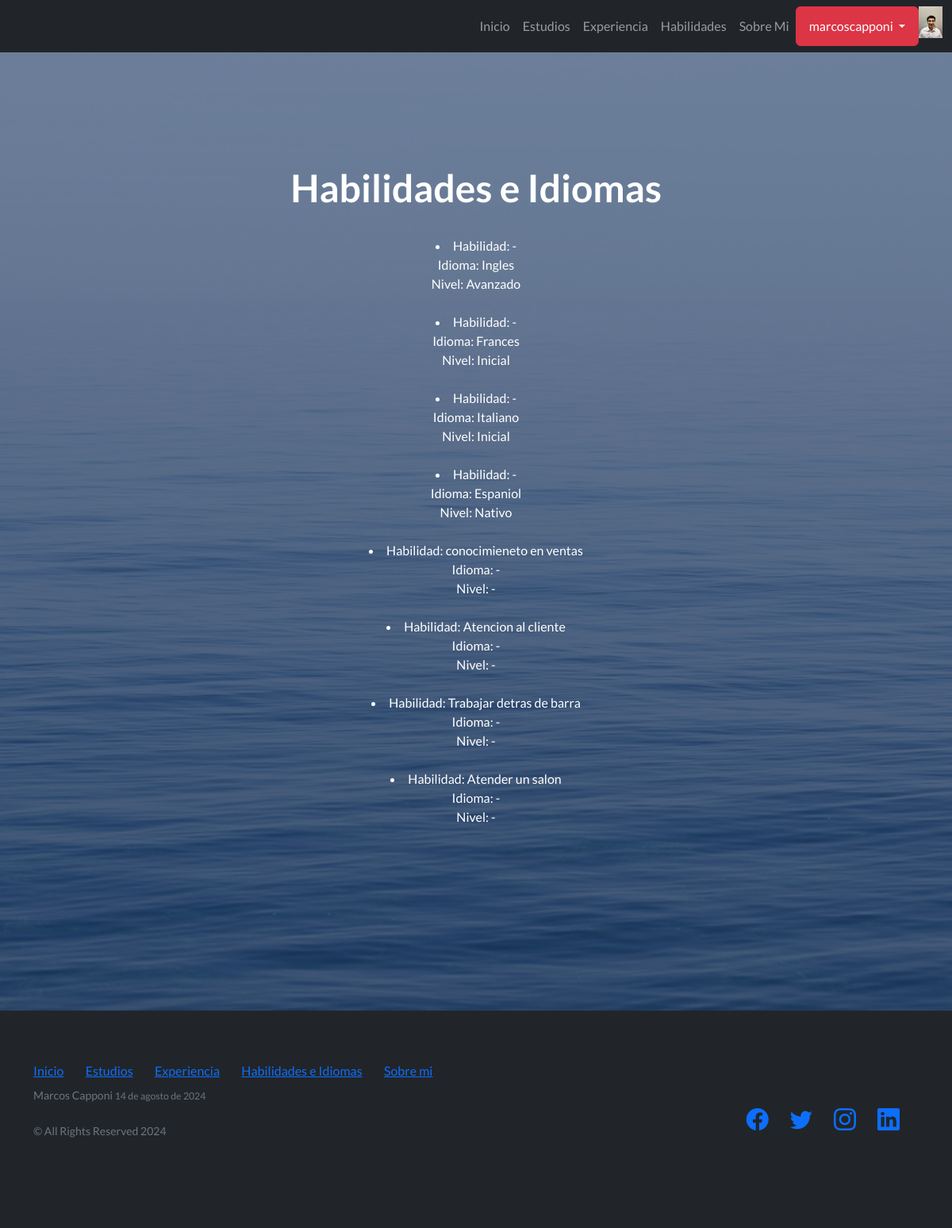
Screenshot of /appfinal/skills (signed in) with the database file from the repository.
### appFinal/models.py (models this page shows, shortened)
class Avatar(models.Model):
    user = models.OneToOneField(User, on_delete=models.CASCADE)
    imagen = models.ImageField(upload_to='avatares', blank=True)

class Habilidades(models.Model):
    habilidad = models.CharField(max_length=50, blank=True)
    idioma = models.CharField(max_length=50, blank=True)
    nivelIdioma = models.CharField(max_length=50, blank=True)

### appFinal/views.py (the view)
# urls.py: path('skills', HabilidadesListView.as_view(), name="skills"),
class HabilidadesListView(ListView):
    model = Habilidades
    context_object_name = "habilidades"
    template_name = "appFinal/habilidades.html"

### appFinal/templates/appFinal/habilidades.html
{% extends "appFinal/base.html" %}
{% load static %}
{% block contenidoQueCambia %}
<h1>Habilidades e Idiomas</h1>
<br>
{% for habilidad in habilidades %}
    <li>
        Habilidad: {{habilidad.habilidad}}<br>
        Idioma: {{habilidad.idioma}}<br>
        Nivel: {{habilidad.nivelIdioma}}
    </li>
    <br>
{% endfor %}
{% endblock contenidoQueCambia %}

### appFinal/templates/appFinal/base.html (shortened to what this page needs)
{% load static %}
<!DOCTYPE html>
<html lang="en">
    <head>
        <link href="https://cdn.jsdelivr.net/npm/bootstrap-icons@1.5.0/font/bootstrap-icons.css" rel="stylesheet" type="text/css" />
        <link href="{% static 'appFinal/css/styles.css' %}" rel="stylesheet" />
    </head>
    <body>
        <nav class="navbar navbar-expand-lg navbar-dark bg-dark fixed-top">
            <div class="container-fluid">
                <div class="collapse navbar-collapse" id="navbarNav">
                    <ul class="navbar-nav ms-lg-auto ms-3">
                        <li class="nav-item">
                            <a class="nav-link" href="{% url 'home' %}">Inicio</a>
                        </li>
                        <li class="nav-item">
                            <a class="nav-link" href="{% url 'estudies' %}">Estudios</a>
                        </li>
                        <li class="nav-item">
                            <a class="nav-link" href="{% url 'experience' %}">Experiencia</a>
                        </li>
                        <li class="nav-item">
                            <a class="nav-link" href="{% url 'skills' %}">Habilidades</a>
                        </li>
                        <li class="nav-item">
                            <a class="nav-link" href="{% url 'aboutme' %}">Sobre Mi</a>
                        </li>
                    </ul>
                    <div class="btn-group">
                        {% if request.user.is_authenticated %}
                        <button class="btn btn-danger dropdown-toggle" type="button" data-bs-toggle="dropdown" aria-haspopup="true" aria-expanded="false" >
                            {{request.user.username}}
                        </button>
                        {% else %}
                        <button class="btn btn-secondary dropdown-toggle" type="button" data-bs-toggle="dropdown" aria-haspopup="true" aria-expanded="false" >
                            Cuenta
                        </button>
                        {% endif %}
                            <img src="{{request.user.avatar.imagen.url}}" alt="" height="40px">
                    </div>
                </div>
            </div>
        </nav>
        <header class="masthead">
            <div class="container position-relative">
                <div class="row justify-content-center">
                    <div class="col-xl-6">
                        <div class="text-center text-white">
                            <p>
                                {% block contenidoQueCambia %}
                                {% endblock %}
                            </p>
                        </div>
                    </div>
                </div>
            </div>
        </header>
        <footer class="footer bg-dark text-center my-auto">
            <div class="container">
                <div class="row">
                    <div class="col-lg-6 h-100 text-center text-lg-start my-auto">
                        <ul class="list-inline mb-2">
                            <li class="list-inline-item"><a href="{% url 'home' %}">Inicio</a></li>
                            <li class="list-inline-item">⋅</li>
                            <li class="list-inline-item"><a href="{% url 'estudies' %}">Estudios</a></li>
                            <li class="list-inline-item">⋅</li>
                            <li class="list-inline-item"><a href="{% url 'experience' %}">Experiencia</a></li>
                            <li class="list-inline-item">⋅</li>
                            <li class="list-inline-item"><a href="{% url 'skills' %}">Habilidades e Idiomas</a></li>
                            <li class="list-inline-item">⋅</li>
                            <li class="list-inline-item"><a href="{% url 'aboutme' %}">Sobre mi</a></li>
                        </ul>
                        <p class="text-muted small mb-4 mb-lg-0">Marcos Capponi <span class="text-muted small mb-4 mb-lg-0" id="current-date"></span></p>
                        <br>
                        <p class="text-muted small mb-5">&copy; All Rights Reserved 2024</p>
                    </div>
                    <div class="col-lg-6 h-100 text-center text-lg-end my-auto">
                        <ul class="list-inline mb-0">
                            <li class="list-inline-item me-4">
                                <a href="#!"><i class="bi-facebook fs-3"></i></a>
                            </li>
                            <li class="list-inline-item me-4">
                                <a href="#!"><i class="bi-twitter fs-3"></i></a>
                            </li>
                            <li class="list-inline-item me-4">
                                <a href="#!"><i class="bi-instagram fs-3"></i></a>
                            </li>
                            <li class="list-inline-item me-4">
                                <a href="#!"><i class="bi-linkedin fs-3"></i></a>
                            </li>
                        </ul>
                    </div>
                </div>
            </div>
        </footer>
    </body>
</html>

### rows the page displays
Habilidades: habilidad "-", idioma "Ingles", nivelIdioma "Avanzado"
Habilidades: habilidad "-", idioma "Frances", nivelIdioma "Inicial"
Habilidades: habilidad "-", idioma "Italiano", nivelIdioma "Inicial"
Habilidades: habilidad "-", idioma "Espaniol", nivelIdioma "Nativo"
Habilidades: habilidad "conocimieneto en ventas", idioma "-", nivelIdioma "-"
Habilidades: habilidad "Atencion al cliente", idioma "-", nivelIdioma "-"
Habilidades: habilidad "Trabajar detras de barra", idioma "-", nivelIdioma "-"
Habilidades: habilidad "Atender un salon", idioma "-", nivelIdioma "-"

### other values shown
{{ request.user.username }} "marcoscapponi"
